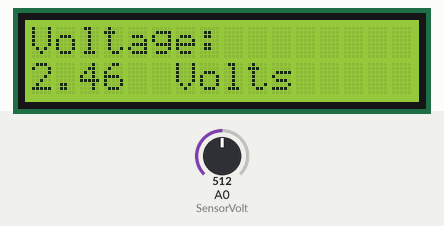
A sketch run on a simulated Arduino Uno, built with avr-gcc and run on an emulated ATmega328P. Shown: 16×2 character LCD. The test bench sets the inputs (shaded band); at power-on: A0 (SensorVolt) = 512. What the sketch prints to the serial monitor is not drawn.

Above: at 3.2 s.
3.3 s: A0 (SensorVolt) set to 716
At 4.5 s:
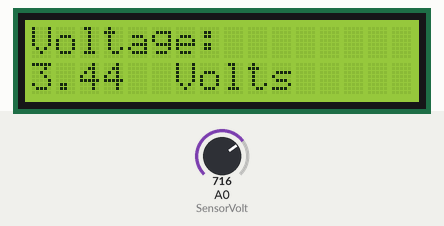
6.0 s: A0 (SensorVolt) set to 900
At 7.4 s:
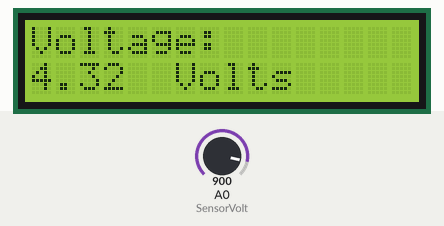
8.7 s: A0 (SensorVolt) set to 1023
At 10.7 s:
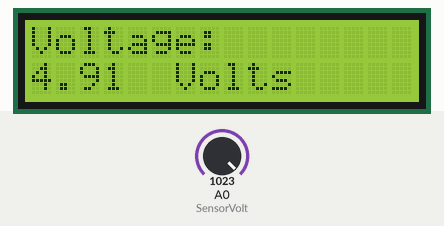
Timing chart, 0 to 12.2 s (numbered marks = the images above; inputs shaded):
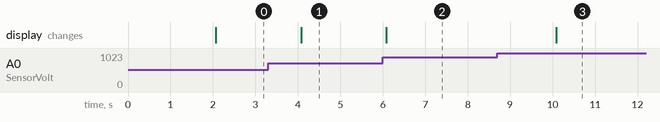

The sketch:

volmeter_with_LCD_screen.ino
```cpp
// include the library code:
#include <LiquidCrystal.h>


int RS = 12, EN = 11, D4 = 5, D5 = 4, D6 = 3, D7 = 2;
LiquidCrystal lcd(RS, EN, D4, D5, D6, D7);

int SensorVolt = A0;    // Input for the sensor, Anolog input
int sensorValue = 0;    // Initilaisation of the sensor's value
float RealVoltage = 0;  // voltage expected

void setup() {

  Serial.begin(9600); // Serial communication to read the value with the terminal
  lcd.begin(16, 2); // set up the LCD's number of columns and rows:
  // Print a message to the LCD.
  lcd.print("Volmeter 2.0 ;-)");
  delay(2000);   // wait 2 seconds
  lcd.clear();   // clear lcd
}

void loop() {

  lcd.setCursor(0, 0); //  Set 1st line and 1st column
  lcd.print("Voltage: "); // display "voltage
  lcd.setCursor(0, 1);    // Set cursor to the 2 line
  // print the number of seconds since reset:

  sensorValue = analogRead(SensorVolt);
  Serial.print("Valeur analogue: ");
  Serial.println(sensorValue);
  RealVoltage = (0.0048*float(sensorValue));
  Serial.print("Valeur reel en volt: ");
  Serial.println(RealVoltage);

  lcd.print(RealVoltage);
  lcd.setCursor(6, 1);
  lcd.print("Volts");
  delay(2000); // wait 2 seconds
}
```

Measured:
- after the input at 3.3 s, the display: changes after 0.78 s (image 1)
- after the input at 6.0 s, the display: changes after 0.08 s (image 2)
- after the input at 8.7 s, the display: changes after 1.4 s (image 3)
